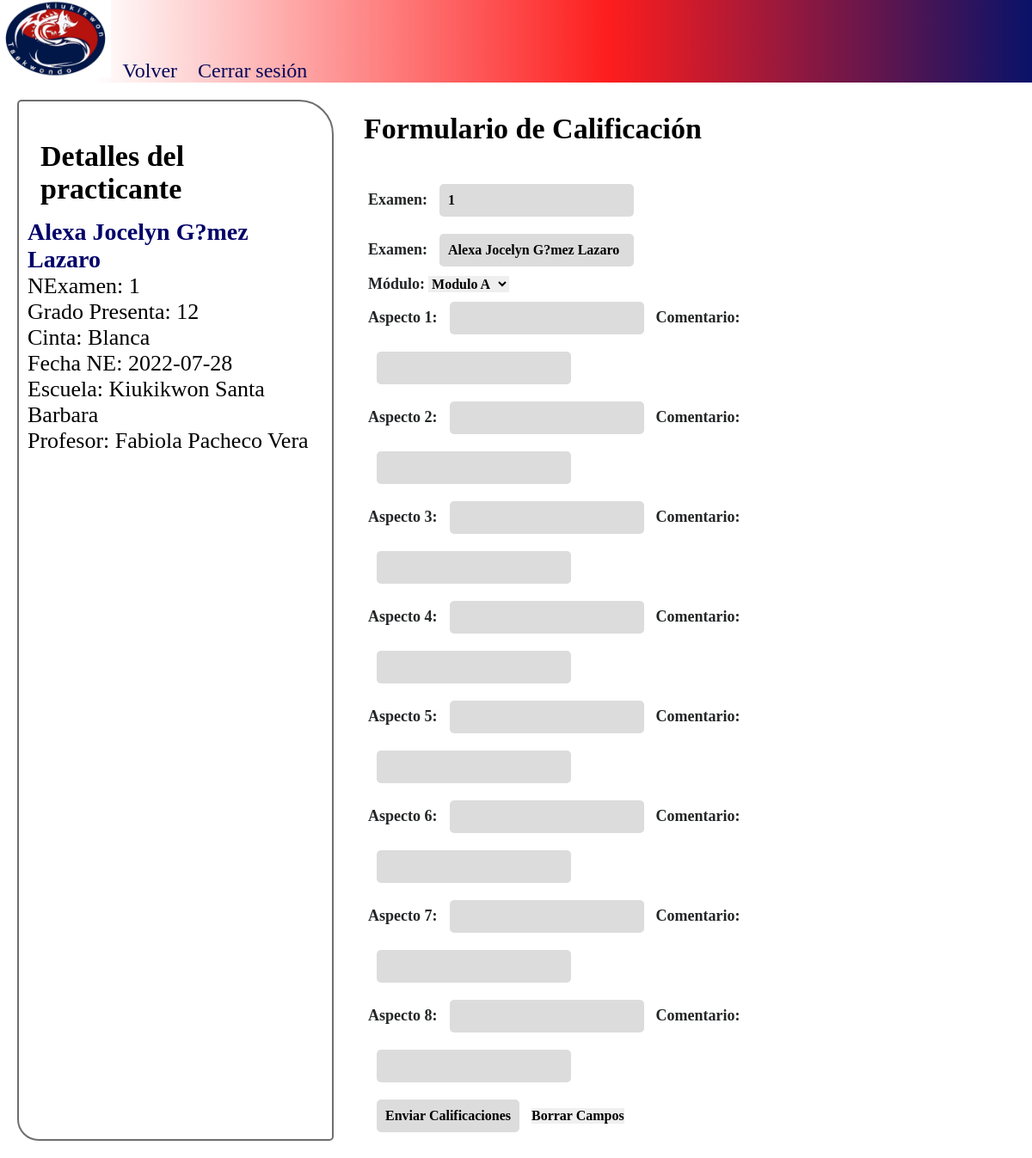
/detalles_tarjeta.php?id=1 (signed in), run on the app's committed database.
### tables this page shows
CREATE TABLE `registro_p` (
  `NExamen` int NOT NULL,
  `Nombre` varchar(100) NOT NULL,
  `Fecha_N` date NOT NULL,
  `Grado_presenta` int NOT NULL,
  `cinta` varchar(20) NOT NULL,
  `Fecha_E` date NOT NULL,
  `Escuela` varchar(30) NOT NULL,
  `Profesor` varchar(100) NOT NULL,
  `Nacionalidad` varchar(20) NOT NULL,
  `Promocion` varchar(20) NOT NULL
);

### detalles_tarjeta.php (the view, shortened to what this page needs)
<!DOCTYPE html>
<html lang="es">
<head>
    <link rel="stylesheet" href="../proyecto\CSS\styles9.css">
</head>
<header>
    <div class="barr_prin">
        <img src="../proyecto/img/photo_5010769483765230552_y.jpg">
        <a href="../proyecto/includes/procesar_seleccion.php">Volver</a>
        <?php
        $usuario = $_SESSION['username'];
        if(isset($usuario)){
            echo "<a class='s_close' href='../includes/salir.php'>Cerrar sesión</a>";
        }else{
            header("location: ../proyecto/login.php");
            exit();
        }
        ?>
    </div>
</header>
<body>
    <div class="seccion">
        <div class="detalles">
            <h1>Detalles del practicante</h1>
            <?php
            if(isset($_GET['id']) && !empty($_GET['id'])) {
                $id_tarjeta = $_GET['id'];
                require '..\proyecto\includes\connect.php';
                $query = "SELECT * FROM registro_p WHERE NExamen = $id_tarjeta";
                $resultado = mysqli_query($connection, $query);
                if(mysqli_num_rows($resultado) > 0) {
                    $tarjeta = mysqli_fetch_assoc($resultado);
                    echo "<h2>" . $tarjeta['Nombre'] . "</h2>";
                    echo "<p><strong>NExamen:</strong> " . $tarjeta['NExamen'] . "</p>";
                    echo "<p><strong>Grado Presenta:</strong> " . $tarjeta['Grado_presenta'] . "</p>";
                    echo "<p><strong>Cinta:</strong> " . $tarjeta['cinta'] . "</p>";
                    echo "<p><strong>Fecha NE:</strong> " . $tarjeta['Fecha_E'] . "</p>";
                    echo "<p><strong>Escuela:</strong> " . $tarjeta['Escuela'] . "</p>";
                    echo "<p><strong>Profesor:</strong> " . $tarjeta['Profesor'] . "</p>";
                } else {
                    echo "<p>No se encontraron detalles para esta tarjeta.</p>";
                }
            } else {
                echo "<p>No se proporcionó un ID de tarjeta válido.</p>";
            }
            ?>
        </div>
        <div class="formulario">
            <h1>Formulario de Calificación</h1>
            <form action="..\proyecto\Opciones\colificar_modulos.php" method="post">
                <label for="alumno">Examen:</label>
                <input type="text" name="NExamen" value="<?php echo $tarjeta['NExamen']; ?>">
                <br>
                <label for="alumno">Examen:</label>
                <input type="text" name="Nombre" value="<?php echo $tarjeta['Nombre']; ?>">
                <br>
                <label for="modulo">Módulo:</label>
                <select name="modulo" id="modulo">
                    <option value="A">Modulo A</option>
                </select>
                <br>
                <label for="aspecto1">Aspecto 1:</label>
                <input type="number" name="aspecto1" id="aspecto1">
                <label for="Comentario1">Comentario:</label>
                <input type="text" name="Comentario1" id="comentario1">
                <br>
                <label for="aspecto2">Aspecto 2:</label>
                <input type="number" name="aspecto2" id="aspecto2">
                <label for="Comentario2">Comentario:</label>
                <input type ="text" name="Comentario2" id="comentario 2">
                <br>
                <label for="aspecto3">Aspecto 3:</label>
                <input type="number" name="aspecto3" id="aspecto3">
                <label for="Comentario3">Comentario:</label>
                <input type ="text" name="Comentario3" id="comentario 3">
                <br>
                <label for="aspecto4">Aspecto 4:</label>
                <input type="number" name="aspecto4" id="aspecto4">
                <label for="Comentario4">Comentario:</label>
                <input type ="text" name="Comentario4" id="comentario 4">
                <br>
                <label for="aspecto5">Aspecto 5:</label>
                <input type="number" name="aspecto5" id="aspecto5">
                <label for="Comentario5">Comentario:</label>
                <input type ="text" name="Comentario5" id="comentario 5">
                <br>
                <label for="aspecto6">Aspecto 6:</label>
                <input type="number" name="aspecto6" id="aspecto6">
                <label for="Comentario6">Comentario:</label>
                <input type ="text" name="Comentario6" id="comentario 6">
                <br>
                <label for="aspecto7">Aspecto 7:</label>
                <input type="number" name="aspecto7" id="aspecto7">
                <label for="Comentario7">Comentario:</label>
                <input type ="text" name="Comentario7" id="comentario 7">
                <br>
                <label for="aspecto8">Aspecto 8:</label>
                <input type="number" name="aspecto8" id="aspecto8">
                <label for="Comentario8">Comentario:</label>
                <input type ="text" name="Comentario8" id="comentario 8">
                <br>
                <input type="submit" value="Enviar Calificaciones">
                <button type="button" onclick="borrarCampos()">Borrar Campos</button>
            </form>
        </div>
        </div>
</body>
</html>

### CSS/styles9.css (style rules this page uses)
* { margin: 0; padding: 0; border: 0; font-size: 100%; font: inherit; vertical-align: baseline; }
.barr_prin { width: 100%; background: rgb(255,255,255); background: linear-gradient(90deg, rgba(255,255,255,1) 9%, rgba(253,29,29,1) 59%, rgba(9,18,105,1) 100%); z-index: 3; }
.barr_prin img { height: 90px; }
.barr_prin a { text-decoration: none; background-color: transparent; padding: 10px; font-size: 24px; color: rgb(6, 6, 90); }
.seccion { display: flex; width: 90%; }
.detalles { margin:20px; padding: 10px; font-size: 26px; border: 2px solid rgb(111, 109, 109); border-radius: 5px 40px 5px 25px; }
.detalles h2 { font-size: 28px; font-weight: bold; color: rgb(0, 0, 105); }
body h1 { font-size: 34px; color: rgb(0, 0, 0); font-weight: bold; margin-top: 20px; padding: 15px; }
form { margin: 20px; font-weight: bold; color: rgb(35, 37, 38); }
form label { font-size: 18px; }
form input { border-radius: 5px; margin: 10px; padding: 10px; font-size: 16px; background-color: rgb(220, 220, 220); }

### data on the page
registro_p: Nombre "Alexa Jocelyn G?mez Lazaro", NExamen "1", Grado_presenta "12", cinta "Blanca", Fecha_E "2022-07-28", Escuela "Kiukikwon Santa Barbara", Profesor "Fabiola Pacheco Vera"
